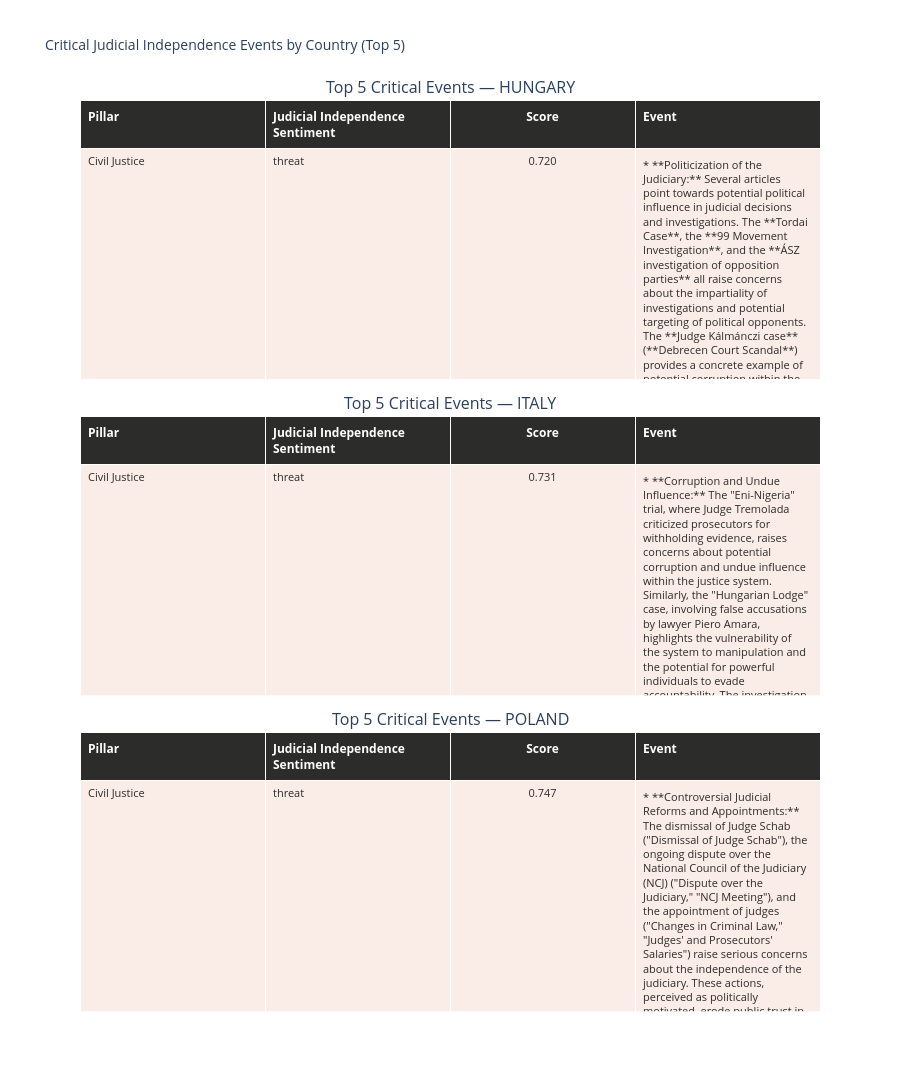

Notebook code cell kept with this figure:
### Code cell
fig = plot_critical_events(df, top_n = TOP_EVENTS_PER_COUNTRY)

### Figure 1 — Plotly figure (JSON) as saved in the notebook; plotly's stock layout.template omitted (floating-point values rounded to 4 significant figures)
{"data": [{"cells": {"align": ["left", "left", "center", "left"], "fill": {"color": [["#FAECE7", "#FAECE7", "#FAECE7", "#FAECE7", "#FAECE7"], ["#FAECE7", "#FAECE7", "#FAECE7", "#FAECE7", "#FAECE7"], ["#FAECE7", "#FAECE7", "#FAECE7", "#FAECE7", "#FAECE7"], ["#FAECE7", "#FAECE7", "#FAECE7", "#FAECE7", "#FAECE7"]]}, "font": {"color": "#2C2C2A", "size": 11}, "height": 60, "values": [["Civil Justice", "Fundamental Freedoms", "Criminal Justice", "Absence of Corruption", "Criminal Justice"], ["threat", "threat", "threat", "threat", "threat"], ["0.720", "0.711", "0.673", "0.666", "0.658"], ["* **Politicization of the Judiciary:** Several articles point towards potential political influence in judicial decisions and investigations. The **Tordai Case**, the **99 Movement Investigation**, and the **ÁSZ investigation of opposition parties** all raise concerns about the impartiality of investigations and potential targeting of political opponents. The **Judge Kálmánczi case** (**Debrecen Court Scandal**) provides a concrete example of potential corruption within the judiciary itself. The **Bence Tordai house construction case** and the **Varju conviction** (**Left-Wing Politicians Support Varju**) also suggest potential political bias in legal proceedings.", "* **Politicization of Judicial Appointments:** The article \"The news article reports on the election of delegated judges for the National Judicial Council (OBT) in Hungary\" reveals how the government has interfered in the process of judicial appointments, raising concerns about the impartiality of judges.", "* **Political Influence:** The **\"NNI drug trafficking investigation\"** involving socialist politicians, which was terminated despite evidence of potential wrongdoing, and the **\"Debrecen judge\"** scandal, where a judge was recorded discussing a verdict in advance with a lawyer, both suggest that political considerations may be influencing trial outcomes.", "* **Lack of Faith in the Justice System:** The article \"The article reports on the acquittal of a Democratic Coalition (DK) politician\" reveals a case where a politician exposing corruption is acquitted in a defamation case. This, along with the article \"György Schadl, the former president of the Hungarian Court Executive and prime defendant in the Schadl-Völner corruption trial,\" where a key figure in a corruption trial is released from prison, suggests a lack of faith in the justice system's ability to hold powerful individuals accountable.", "* **Political Interference:** The **\"Nógrád County land acquisition\"** case, where an investigation into potential irregularities involving individuals connected to the ruling party was terminated despite evidence of potential wrongdoing, suggests that political influence may be hindering effective investigations. The **\"Hódmezővásárhely bus project\"** case, where a court found that the mayor bypassed the law to favor a specific company, raises concerns about the use of public resources for personal or political gain."]]}, "domain": {"x": [0, 1], "y": [0.6933, 1]}, "header": {"align": ["left", "left", "center", "left"], "fill": {"color": "#2C2C2A"}, "font": {"color": "white", "size": 12}, "height": 32, "values": ["<b>Pillar</b>", "<b>Judicial Independence Sentiment</b>", "<b>Score</b>", "<b>Event</b>"]}, "type": "table"}, {"cells": {"align": ["left", "left", "center", "left"], "fill": {"color": [["#FAECE7", "#FAECE7", "#E1F5EE", "#FAECE7", "#FAECE7"], ["#FAECE7", "#FAECE7", "#E1F5EE", "#FAECE7", "#FAECE7"], ["#FAECE7", "#FAECE7", "#E1F5EE", "#FAECE7", "#FAECE7"], ["#FAECE7", "#FAECE7", "#E1F5EE", "#FAECE7", "#FAECE7"]]}, "font": {"color": "#2C2C2A", "size": 11}, "height": 60, "values": [["Civil Justice", "Criminal Justice", "Absence of Corruption", "Order and Security", "Criminal Justice"], ["threat", "threat", "strengthening", "threat", "threat"], ["0.731", "0.707", "0.672", "0.665", "0.657"], ["* **Corruption and Undue Influence:** The \"Eni-Nigeria\" trial, where Judge Tremolada criticized prosecutors for withholding evidence, raises concerns about potential corruption and undue influence within the justice system. Similarly, the \"Hungarian Lodge\" case, involving false accusations by lawyer Piero Amara, highlights the vulnerability of the system to manipulation and the potential for powerful individuals to evade accountability. The investigation into FIGC President Gravina for embezzlement also fuels these concerns.", "* **Attempts to Control Judicial Communication:** The **case of Judge Iolanda Apostolico**, the **case of Marco Mescolini**, and the **government's efforts to limit the disclosure of information from prosecutors' offices** highlight concerns about political pressure on judges and prosecutors, potentially impacting their independence and ability to carry out their duties impartially.", "* **Accountability for Judicial Misconduct:** The arrest and sentencing of former judge Silvana Saguto (\"In Italy, the Supreme Court's decision led to the arrest of former judge Silvana Saguto and her husband\") demonstrates that even high-ranking judicial officials are not above the law.", "* **Political Interference:** The articles suggest that political interference in law enforcement and the justice system may be contributing to the erosion of trust in institutions. The removal of magistrate **Bruno Giordano** from the National Labor Inspectorate is seen by some as an attempt to weaken oversight and accountability.", "* **Political Interference in the Judiciary:** The investigation into Judge Iolanda Apostolico (\"Apostolico investigation\") and the statements made by Undersecretary Delmastro (\"Delmastro statements\") raise concerns about the independence of the judiciary and the potential for political interference in criminal investigations and trials."]]}, "domain": {"x": [0, 1], "y": [0.3467, 0.6533]}, "header": {"align": ["left", "left", "center", "left"], "fill": {"color": "#2C2C2A"}, "font": {"color": "white", "size": 12}, "height": 32, "values": ["<b>Pillar</b>", "<b>Judicial Independence Sentiment</b>", "<b>Score</b>", "<b>Event</b>"]}, "type": "table"}, {"cells": {"align": ["left", "left", "center", "left"], "fill": {"color": [["#FAECE7", "#FAECE7", "#FAECE7", "#FAECE7", "#FAECE7"], ["#FAECE7", "#FAECE7", "#FAECE7", "#FAECE7", "#FAECE7"], ["#FAECE7", "#FAECE7", "#FAECE7", "#FAECE7", "#FAECE7"], ["#FAECE7", "#FAECE7", "#FAECE7", "#FAECE7", "#FAECE7"]]}, "font": {"color": "#2C2C2A", "size": 11}, "height": 60, "values": [["Civil Justice", "Constraints on Government Powers", "Fundamental Freedoms", "Fundamental Freedoms", "Criminal Justice"], ["threat", "threat", "threat", "threat", "threat"], ["0.747", "0.728", "0.707", "0.704", "0.702"], ["* **Controversial Judicial Reforms and Appointments:** The dismissal of Judge Schab (\"Dismissal of Judge Schab\"), the ongoing dispute over the National Council of the Judiciary (NCJ) (\"Dispute over the Judiciary,\" \"NCJ Meeting\"), and the appointment of judges (\"Changes in Criminal Law,\" \"Judges' and Prosecutors' Salaries\") raise serious concerns about the independence of the judiciary. These actions, perceived as politically motivated, erode public trust in the impartiality of the courts.", "* **Lack of Accountability for Judicial Misconduct:** The lack of effective mechanisms to hold judges accountable for misconduct further undermines public trust in the judiciary (see articles: **The trial of Edward Dziurawiec**, **The news article reports on the upcoming trial of Edward D.**, **The news article reports on the ongoing investigation into the failures of Impuls trains**, **In Poland, a secret meeting was held**, **The Constitutional Tribunal of Poland has scheduled a hearing**, **In Poland, a judge has been granted a pension**, **The article discusses the pending cassation appeal**, **The 'Skin' case**, **The news article reports on the tragic accident on the A1 highway**, **The District Court in Siedlce upheld the decision**, **The Polish government is considering implementing border controls**, **The Polish government has proposed a reform**, **The news article reports on the ongoing investigation into the failures of Impuls trains**, **In Poland, a secret meeting was held**, **The Constitutional Tribunal of Poland has scheduled a hearing**). This includes cases where judges have been accused of corruption, bias, or incompetence, but have faced little or no consequences (see articles: **The trial of Edward Dziurawiec**, **The news article reports on the upcoming trial of Edward D.**).", "* **Concerns about Judicial Independence:** The articles discussing the National Council of the Judiciary (KRS) and the Constitutional Tribunal (**KRS and Constitutional Tribunal** articles) highlight concerns about the independence of the judiciary and the potential for political interference in judicial appointments and rulings. The articles suggest that while there are efforts to restore the rule of law, challenges remain in ensuring the independence and impartiality of the justice system.", "* **Politicized appointments and dismissals:** Articles like \"Judge Beata Morawiec,\" \"First President of the Supreme Court,\" and \"Polish central bank\" highlight concerns about the appointment of judges perceived as loyal to the ruling party (PiS) and the dismissal of those deemed critical. This raises questions about the impartiality of the judiciary and its ability to act as a check on government power.", "* **Politicized Judicial Appointments and Promotions:** Several articles highlight concerns about the independence of the judiciary, particularly regarding the appointment and promotion of judges by the ruling Law and Justice (PiS) party through the reformed National Council of the Judiciary (NCJ). Judges expressing concerns about the NCJ's legitimacy have faced criticism and pressure (e.g., **Judge Capałowska**, **First President Manowska**). This raises concerns about political influence over judicial appointments and promotions, potentially impacting the impartiality of trials (**Changes to the NCJ**, **Judges Not Allowed to Change Duties**)."]]}, "domain": {"x": [0, 1], "y": [0, 0.3067]}, "header": {"align": ["left", "left", "center", "left"], "fill": {"color": "#2C2C2A"}, "font": {"color": "white", "size": 12}, "height": 32, "values": ["<b>Pillar</b>", "<b>Judicial Independence Sentiment</b>", "<b>Score</b>", "<b>Event</b>"]}, "type": "table"}], "layout": {"annotations": [{"font": {"size": 16}, "showarrow": false, "text": "Top 5 Critical Events — HUNGARY", "x": 0.5, "xanchor": "center", "xref": "paper", "y": 1, "yanchor": "bottom", "yref": "paper"}, {"font": {"size": 16}, "showarrow": false, "text": "Top 5 Critical Events — ITALY", "x": 0.5, "xanchor": "center", "xref": "paper", "y": 0.6533, "yanchor": "bottom", "yref": "paper"}, {"font": {"size": 16}, "showarrow": false, "text": "Top 5 Critical Events — POLAND", "x": 0.5, "xanchor": "center", "xref": "paper", "y": 0.3067, "yanchor": "bottom", "yref": "paper"}], "height": 1800, "paper_bgcolor": "white", "title": {"font": {"size": 14}, "text": "Critical Judicial Independence Events by Country (Top 5)"}}}
